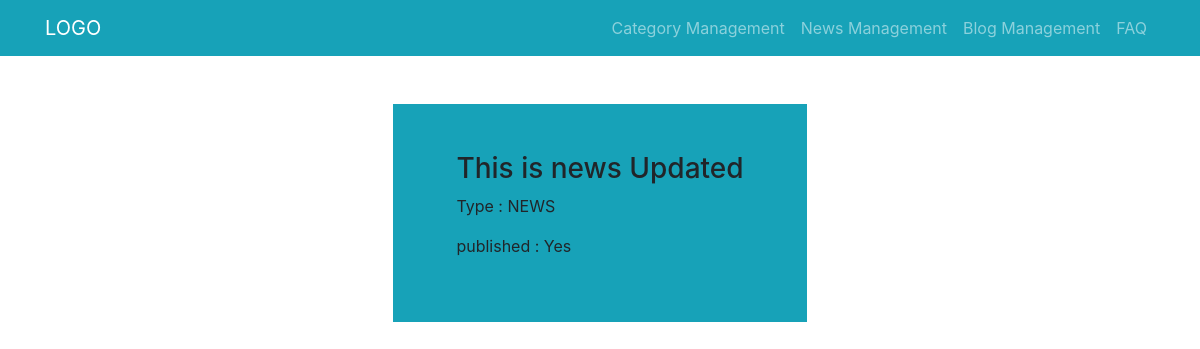
Page /category_management/4 on the earlier database version.
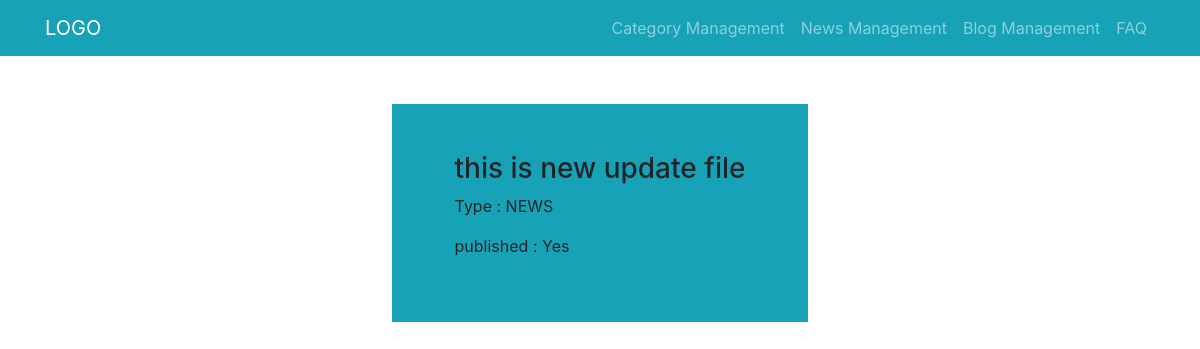
Same page on the later database version.
### category_management/models.py (models this page shows, shortened)
class Category(models.Model):
    class Meta:
        db_table = 'category'
    id = models.AutoField(primary_key=True)
    name = models.CharField(max_length=150)
    type = models.CharField(max_length=300, choices = CHOICES)
    published = models.CharField(max_length=300, choices = PUBLISHED_CHOICES)

### category_management/views.py (the view)
# urls.py: path("<int:pk>", CategoryDetailedView.as_view(), name="category_detail_view"),
class CategoryDetailedView(DetailView):
    model = Category
    template_name = 'category_management/detail_view.html'
    context_object_name = 'category_detail'

### templates/category_management/detail_view.html (shortened to what this page needs)
{% extends 'base.html' %}
{% block content %}
<div class="container">
  <div class="row justify-content-md-center pt-5">
    <div class="col-md-8  d-flex justify-content-md-center">
      <div class="info bg-info p-5">
        <div class="col-12">
          <h3>{{category_detail.name}}</h3>
        </div>
        <div class="col-12">
          <p>Type : {{category_detail.type}}</p>
        </div>
        <div class="col-12">
          <p>published : {{category_detail.published}}</p>
        </div>
      </div>
    </div>
  </div>
</div>
{% endblock %}

Differences in the rows shown:
changed Category "NEWS": name "This is news Updated" → "this is new update file"
